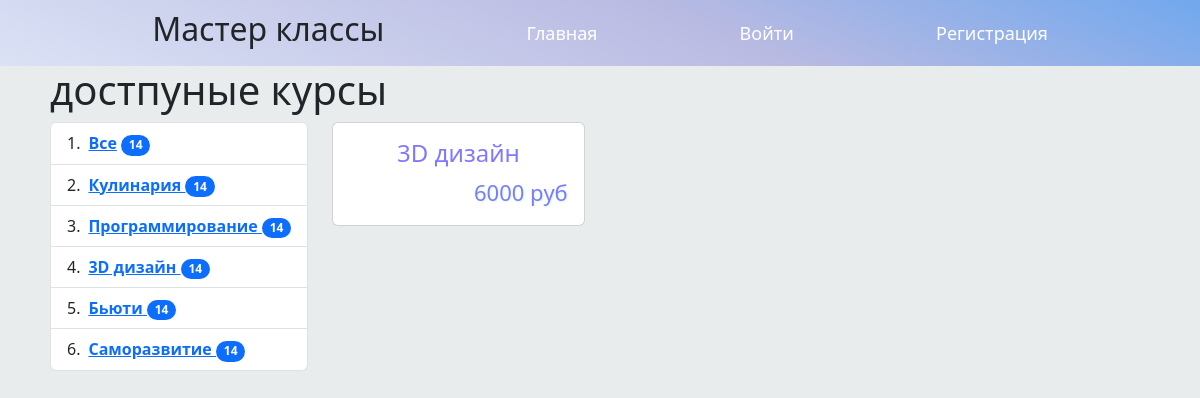
Screenshot of /3/ with the database file from the repository.
### tutorial/models.py (models this page shows, shortened)
class Category(models.Model):
    title = models.CharField(max_length=24, verbose_name='Категория мастер класса')
    class Meta:
        verbose_name = 'Категория'
        verbose_name_plural = 'Категории'

class MasterClass(models.Model):
    category = models.ForeignKey(Category, on_delete=models.CASCADE, verbose_name='Категория мастер класса')
    title = models.CharField(max_length=36, verbose_name='Заголовок')
    description = models.TextField(verbose_name='Информация о мастер классе')
    time = models.DateTimeField(auto_now_add=True, verbose_name='Дата и время проведения')
    locate = models.ForeignKey(Locate, on_delete=models.CASCADE, verbose_name='Место проведения')
    price = models.DecimalField(max_digits=4, decimal_places=0, verbose_name='Цена')
    author = models.CharField(max_length=36, verbose_name='Автор')
    photo = models.ImageField(upload_to='%Y%d%m', verbose_name='Картинка')
    class Meta:
        verbose_name = 'Мастер класс'
        verbose_name_plural = 'Мастер классы'

### tutorial/views.py (the view)
# urls.py: path('<int:pk>/', tutorial_list, name='tutorial'),
def tutorial_list(request, pk):
    category = Category.objects.all()
    masterclass = MasterClass.objects.filter(category__pk=pk)
    context = {'category': category, 'masterclass': masterclass}
    return render(request, 'tutorial/full.html', context)

### tutorial/templates/tutorial/full.html (shortened to what this page needs)
{% extends 'root.html' %}
{% block content %}
    <div class="div-content">
    <h1>достпуные курсы</h1>
<div class="row" style="margin-right: 0 !important;">
    <div class="col" style="max-width: fit-content;">
        <ol class="list-group list-group-numbered" style="width: max-content;">
               <li class="list-group-item d-flex justify-content-between align-items-start">
                   <div class="ms-2 me-auto">
                       <div class="fw-bold">
                    <a href="/">Все</a>
                            <span class="badge bg-primary rounded-pill">14</span>
                       </div>
                   </div>
                </li>
                {% for category in category %}
                    <li class="list-group-item d-flex justify-content-between align-items-start">
                    <div class="ms-2 me-auto">
                        <div class="fw-bold">
                    <a href="/{{ category.pk }}">
                {{ category.title }}
                         <span class="badge bg-primary rounded-pill">14</span>
                    </a>
                        </div>
                    </div>
                    </li>
                {%endfor %}
        </ol>
    </div>
<div class="col">
<div class="row row-cols-1 row-cols-md-3 g-4">
    {% for masterclasses in masterclass %}
        <div class="col">
        <div class="card h-100">
        <a href="/detail/{{ masterclasses.pk }}" style="text-decoration: none">
          <div class="card-body">
              <h4 class="card-title card-full-title">{{ masterclasses.title }}</h4>
              <p class="card-text card-full-price">{{ masterclasses.price }} руб</p>
          </div>
        </a>
        </div>
        </div>
    {% endfor %}
    </div>
</div>
</div>
</div>
{% endblock %}

### static/css/style.css (style rules this page uses)
* { padding: 0; margin: 0; }
.g-4 { display: contents }
body { background: #e9eced; }
.card-full-price { text-align: end; font-size: 22px; color: #8078ff; text-shadow: 1px 1px 2px #ceffdd; }
.card-full-title { text-align: center; color: #8078ff !important;; }
.div-content { padding: 0px 50px 0px 50px; }

### templates/root.html (style rules this page uses)
body { background: #e9eced; }

### rows the page displays
Category: title "Кулинария"
Category: title "Программирование"
Category: title "3D дизайн"
Category: title "Бьюти"
Category: title "Саморазвитие"
MasterClass: title "3D дизайн", price "6000"
